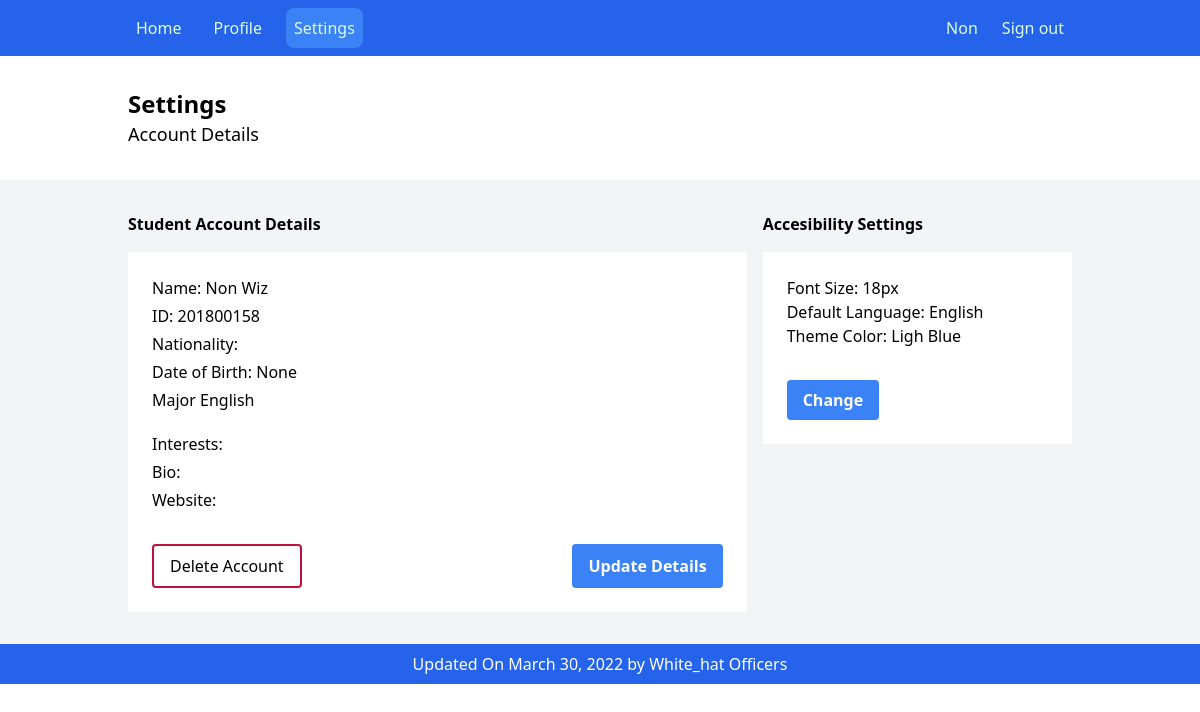
Page /settings (signed in) on the committed database.
### spapp/models.py (models this page shows, shortened)
class Student(models.Model):
    user = models.OneToOneField(User, on_delete=models.CASCADE)
    id_number = models.CharField(max_length=10, unique=True, null=True)
    date_of_birth = models.DateField(null=True)
    nationality = models.CharField(max_length=30, null=True)
    major = models.ForeignKey(Major, on_delete=models.CASCADE, null=True)
    bio_char = models.CharField(max_length=200, null=True)
    interests = models.CharField(max_length=100, null=True)
    phone_number = models.CharField(max_length=12, null=True)
    image = models.ImageField(
        upload_to='theme/static/user_image', null=True, default="theme/static/user_image/default-image.png")
    website = models.CharField(max_length=50, null=True)

class Major(models.Model):
    degree = models.ForeignKey(Degree, on_delete=models.CASCADE)
    name = models.CharField(max_length=30)
    def __str__(self):
        return f"{self.name}"

### spapp/views.py (the view, shortened to what this page needs)
# urls.py: path("settings", views.SettingsPage.as_view(), name="settings"),
class SettingsPage(LoginRequiredMixin, generic.TemplateView):
    login_url = 'spapp:login'
    template_name = "pages/student/settings.html"
    form_update_student = StudentForm
    def get_context_data(self, **kwargs):
        context = super().get_context_data(**kwargs)
        try:
            context['student'] = get_object_or_404(
                Student, user=self.request.user)
            context['update_student'] = self.form_update_student(
                instance=context["student"])
            context['account_status'] = not bool(
                len(AccountRemovalRequest.objects.filter(student=self.request.user.student)))
            return context
        except:
            messages.add_message(
                self.request, messages.WARNING, "You are not a student")
            return context

### theme/templates/pages/student/settings.html (shortened to what this page needs)
{% extends "components/student/layout.html" %}
{% block content %}
<section class="py-8 px-16 md:px-32 xl:px-48  flex justify-between  gap-4 flex-col lg:flex-row ">
  <div>
    <p class="text-xl md:text-2xl xl:text-3xl font-bold">Settings</p>
    <span class="text-lg">Account Details</span>
  </div>
</section>
<section class="py-8 px-16 md:px-32 xl:px-48 bg-gray-100 flex justify-between  gap-4 flex-col lg:flex-row ">
  <div class="w-2/3">
    <span class="font-bold">Student Account Details</span>
    <div class="flex flex-col gap-4 mt-4 ">
      <div class="bg-white p-6 ">
        <div >
          <div class="mb-5 flex flex-col gap-1">
            <p class="font-medium">Name: <span class="font-normal"> {{ user.first_name }} {{ user.last_name}}  </span></p>
            <p class="font-medium">ID: <span class="font-normal"> {{ student.id_number }} </span></p>
            <p class="font-medium">Nationality: </p>
            <p class="font-medium">Date of Birth: <span class="font-normal"> {{ student.date_of_birth }}</span></p>
 <p class="font-medium">Major <span class="font-normal"> {{ student.major }}</span></p>
          </div>
          <div class="flex flex-col gap-1">
            <p class="font-medium">Interests: </p>
            <p class="font-medium">Bio: </p>
            <p class="font-medium">Website: </p>
          </div>
          <div class="flex justify-between mt-8">
            <a href="{% url 'spapp:req_remove_account' %}" class="border-2 border-rose-700 hover:bg-rose-700 text-black hover:text-white  py-2 px-4 rounded">
              Delete Account
            </a>
            <button class="bg-blue-500 hover:bg-blue-700 text-white font-bold py-2 px-4 rounded" onClick="handleUpdate()">
              Update Details
            </button>
          </div>
        </div>
      </div>
    </div>
  </div>
  <div class="w-1/3">
    <span class="font-bold">Accesibility Settings</span>
    <div class="bg-white p-6 mt-4">
      <p class="font-medium">Font Size: <span class="font-normal"> 18px</span></p>
      <p class="font-medium">Default Language: <span class="font-normal"> English </span></p>
      <p class="font-medium">Theme Color: <span class="font-normal"> Ligh Blue </span></p>
      <button class="mt-8 bg-blue-500 hover:bg-blue-700 text-white font-bold py-2 px-4 rounded">
        Change
      </button>
    </div>
  </div>
</section>
{% endblock %}

### theme/templates/components/student/header.html (shortened to what this page needs)
{% with home="/" profile="/profile" settings="/settings" rp=request.get_full_path %}
<div class="px-16 md:px-32 xl:px-48 bg-blue-600 py-2 flex justify-between w-full text-green-100">
  <div class="flex gap-4">
    <a class='p-2 {% if rp == home %} bg-blue-500 rounded-lg  {% endif %}' href="{{ home }}"> Home </a>
    <a class='p-2 {% if rp == profile %} bg-blue-500 rounded-lg  {% endif %}' href="{{ profile }}"> Profile </a>
    <a class='p-2 {% if rp == settings %} bg-blue-500 rounded-lg  {% endif %}' href="{{ settings }}"> Settings </a>
  </div>
  <div class="flex gap-2">
    <a class="p-2">{{ user.first_name }}</a>
    <a href="{% url 'spapp:logout' %}" class="p-2 rounded-lg hover:bg-red "> Sign out </a>
  </div>
</div>
{% endwith %}

### rows in the picture
Student: id_number "201800158", date_of_birth "None", major "English"

### other values in the picture
{{ user.first_name }} "Non"
{{ user.last_name }} "Wiz"
